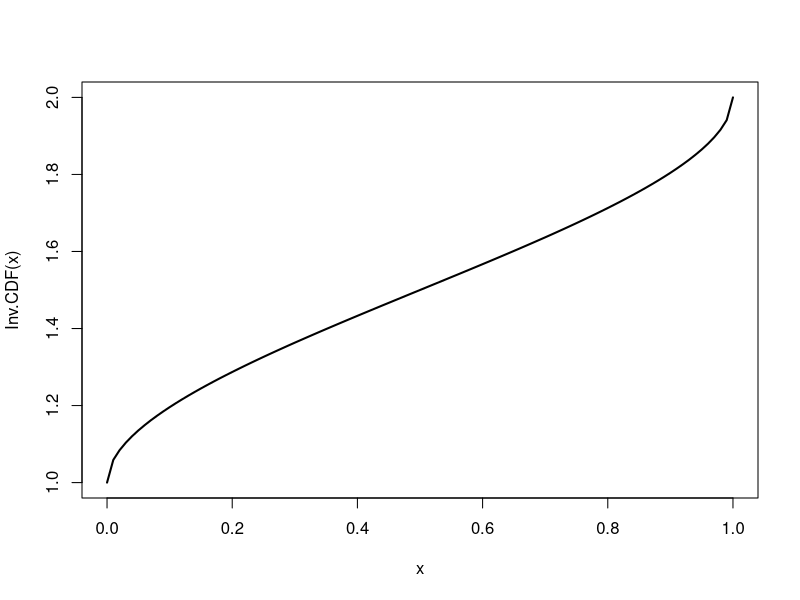
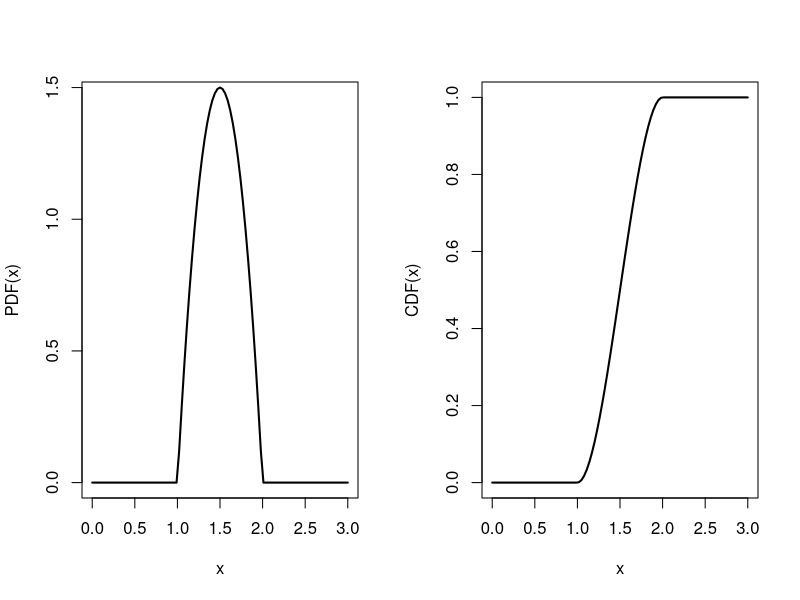
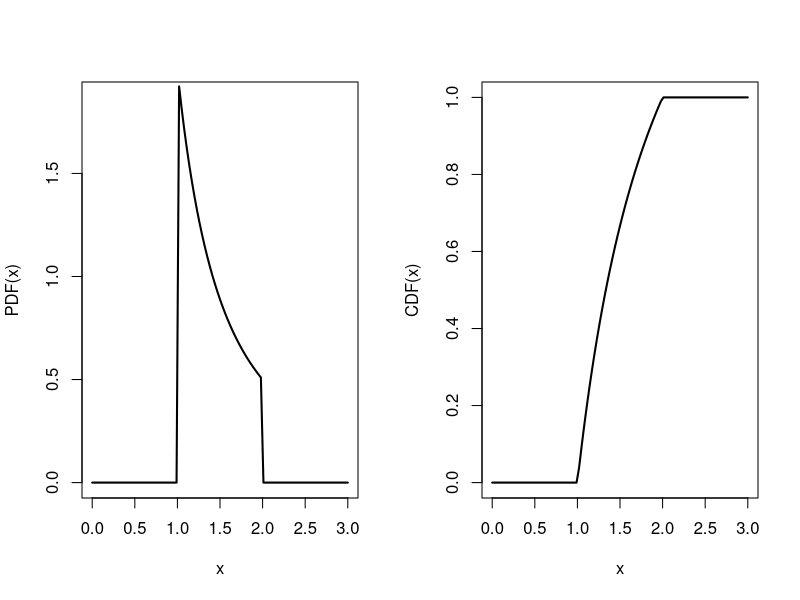
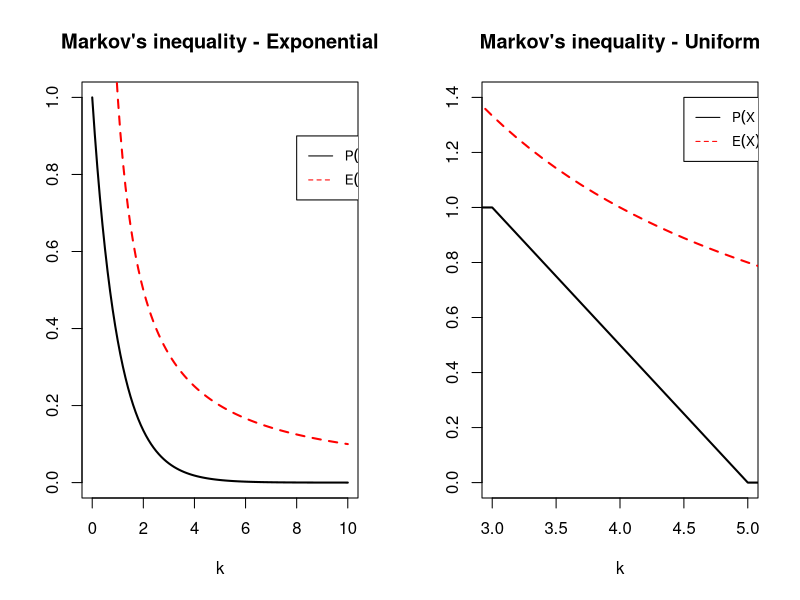
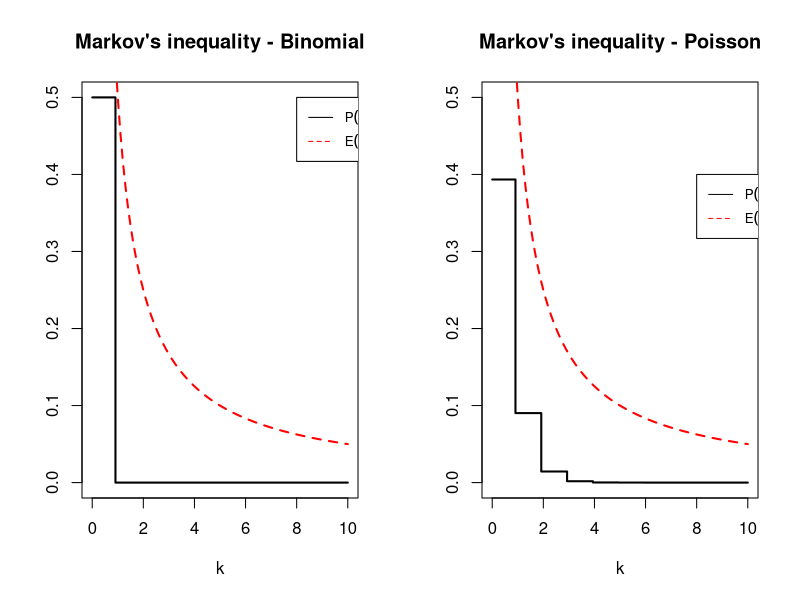
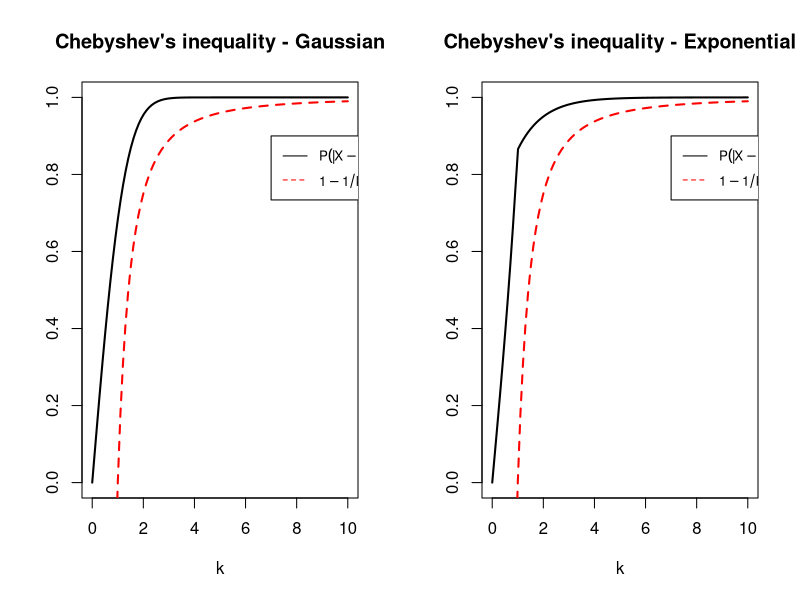
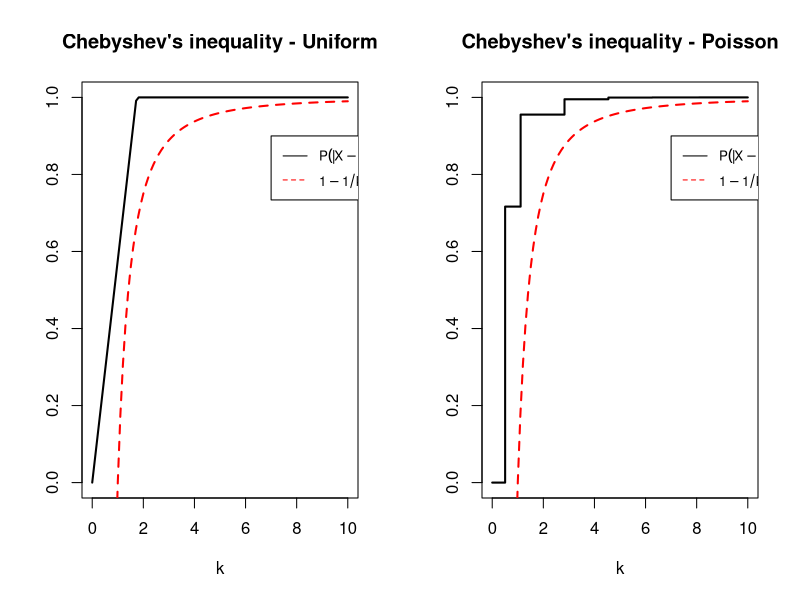

Write the R code that produced these figures, in order.
## ---- chunk 1
options(repr.plot.width=8, repr.plot.height=5) #set a common width/height for plots
## ---- chunk 2
f <- function(t) {
    return(ifelse(1 < t & t < 2, (t-1) * (2-t), 0))
}
## ---- chunk 3
inv_c <- integrate(f, 1, 2)
c <- 1 / inv_c[['value']]
sprintf("c is %.2f", c)
## ---- chunk 4
dfunc1 <- function(x) { #PDF
    return(ifelse(1 < x & x < 2, 6 * (x-1) * (2-x), 0))
}

pfunc1 <- function(q) { #CDF
    return(ifelse(q <= 1, 0,
           ifelse(1 < q & q < 2, -(q - 1)^2 * (2*q - 5), 1)))
}

qfunc1 <- function(p) { #Quantile
    roots <- sapply(p, function(pbar) uniroot(function(x, pbar) {pfunc1(x) - pbar}, c(1,2), pbar=pbar)$root )
    
    return(roots)
}

rfunc1 <- function(n) { #Random generation
    u <- runif(n)
    return(qfunc1(u))
}
## ---- chunk 5
xs = seq(0,1, length.out=20)
plot(xs, qfunc1(xs), "n", xlab='x', ylab='Inv.CDF(x)')
curve(qfunc1(x), from=0, to=1, lwd=2, col = 'black', lty=1, add=TRUE)
## ---- chunk 6
xs = seq(0,3, length.out=20)
par(mfrow=c(1,2))
plot(xs, dfunc1(xs), "n", xlab='x', ylab='PDF(x)')
curve(dfunc1(x), from=0, to=3, lwd=2, col = 'black', lty=1, add=TRUE)

plot(xs, pfunc1(xs), "n", xlab='x', ylab='CDF(x)')
curve(pfunc1(x), from=0, to=3, lwd=2, col = 'black', lty=1, add=TRUE)
## ---- chunk 7
p_more_72_min <- 1 - pfunc1(75/60)
sprintf("Probability of a student finishing the test in more than 75 minutes = 1 - CDF(75 min) = %.2f", p_more_72_min)

p_between_90_and_120 <- pfunc1(120/60) - pfunc1(90/60)
sprintf("Probability of a student finishing the test in [90, 120] min = CDF(120 min) - CDF(90 min) = %.2f", p_between_90_and_120)
## ---- chunk 8
dfunc2 <- function(x) { #PDF
    return(ifelse(1 < x & x < 2, 2 / (x^2), 0))
}

pfunc2 <- function(q) { #CDF
    return(ifelse(q <= 1, 0,
           ifelse(1 < q & q < 2, 2 - 2/q, 1)))
}

qfunc2 <- function(p) { #Quantile
    return(ifelse(0 < p & p < 1, 2 / (2 - p), NA))
}

rfunc2 <- function(n) { #Random generation
    u <- runif(n)
    return(qfunc2(u))
}
## ---- chunk 9
xs = seq(0,3, length.out=30)
par(mfrow=c(1,2))
plot(xs, dfunc2(xs), "n", xlab='x', ylab='PDF(x)')
curve(dfunc2(x), from=0, to=3, lwd=2, col = 'black', lty=1, add=TRUE)

plot(xs, pfunc2(xs), "n", xlab='x', ylab='CDF(x)')
curve(pfunc2(x), from=0, to=3, lwd=2, col = 'black', lty=1, add=TRUE)
## ---- chunk 10
p_less_15000 <- pfunc2(15000 / 10000)
sprintf("Probabilities of tires lasting less than 15000 km: %.2f", p_less_15000)
## ---- chunk 11
num <- 3000
samples <- rfunc2(num)

mean_value <- mean(samples)
mean_sq <- mean(samples^2)

variance <- mean_sq - mean_value^2

sprintf("Mean: %.2f; Variance: %.2f", mean_value, variance)
## ---- chunk 12
Gexp <- function(k) {
    return(1 - pexp(k, rate=1))
}

xs = seq(0, 10, length.out=100)
plot(xs, Gexp(xs), "n", xlab='k', ylab='', main="Markov's inequality - Exponential")
curve(Gexp, from=0, to=10, lwd=2, col = 'black', lty=1, add=TRUE)
curve(1/x, from=0, to=10, lwd=2, col = 'red', lty=2, add=TRUE)

legend(8, 0.9, legend=c(expression(P(X >= k)), expression(E(X) / k)),
       col=c("black", "red"), lty=c(1,2), cex=0.8, y.intersp=1.5)
## ---- chunk 13
Gunif <- function(k) {
    return(1 - punif(k, min=3, max=5))
}

xs = seq(3, 5, length.out=100)
plot(0, 0, "n", xlab='k', ylab='', main="Markov's inequality - Uniform", xlim=c(3,5), ylim=c(0,1.4))
curve(Gunif, from=0, to=10, lwd=2, col = 'black', lty=1, add=TRUE)
curve((3+5)/(2*x), from=0, to=10, lwd=2, col = 'red', lty=2, add=TRUE)

legend(4.5, 1.4, legend=c(expression(P(X >= k)), expression(E(X) / k)),
       col=c("black", "red"), lty=c(1,2), cex=0.8, y.intersp=1.5)
## ---- chunk 14
Gbinom <- function(k) {
    return(1 - pbinom(k, size = 1, prob = 1/2))
}

xs = seq(0, 10, length.out=100)
plot(xs, Gbinom(xs), "S", xlab='k', ylab='', main="Markov's inequality - Binomial", lwd=2)
#curve(Gbinom, from=0, to=10, lwd=2, col = 'black', lty=1, add=TRUE)
curve(1/(2*x), from=0, to=10, lwd=2, col = 'red', lty=2, add=TRUE)

legend(8, 0.5, legend=c(expression(P(X >= k)), expression(E(X) / k)),
       col=c("black", "red"), lty=c(1,2), cex=0.8, y.intersp=1.5)
## ---- chunk 15
Gpois <- function(k) {
    return(1 - ppois(k, lambda = 1/2))
}

xs = seq(0, 10, length.out=100)
plot(xs, Gpois(xs), "S", xlab='k', ylab='', main="Markov's inequality - Poisson", ylim=c(0,0.5), lwd=2)
curve(1/(2*x), from=0, to=10, lwd=2, col = 'red', lty=2, add=TRUE)

legend(8, 0.4, legend=c(expression(P(X >= k)), expression(E(X) / k)),
       col=c("black", "red"), lty=c(1,2), cex=0.8, y.intersp=1.5)
## ---- chunk 16
lhs <- function(func, k, mu, sigma, ...) {
    return(func(mu + k * sigma, ...) - func(mu - k * sigma, ...))
}
## ---- chunk 17
xs = seq(0, 10, length.out=100)
plot(xs, lhs(function(x) pnorm(x, mean=3, sd=5), xs, 3, 5), "l", col='black', xlab='k', ylab='',
     main="Chebyshev's inequality - Gaussian", lwd=2)
curve(1 - 1/(x^2), from=0, to=10, lwd=2, col = 'red', lty=2, add=TRUE)

legend(7, 0.9, legend=c(expression(P(abs(X- mu) < k * sigma)), expression(1 - 1/k^2)),
       col=c("black", "red"), lty=c(1,2), cex=0.8, y.intersp=1.5)
## ---- chunk 18
xs = seq(0, 10, length.out=100)
plot(xs, lhs(function(x) pexp(x, rate=1), xs, 1, 1), "l", col='black', xlab='k', ylab='', lwd=2,
     main="Chebyshev's inequality - Exponential")
curve(1 - 1/(x^2), from=0, to=10, lwd=2, col = 'red', lty=2, add=TRUE)

legend(7, 0.9, legend=c(expression(P(abs(X- mu) < k * sigma)), expression(1 - 1/k^2)),
       col=c("black", "red"), lty=c(1,2), cex=0.8, y.intersp=1.5)
## ---- chunk 19
sigma <- sqrt(2/3)
xs = seq(0, 10, length.out=100)
plot(xs, lhs(function(x) punif(x, min=1-sqrt(2), max=1+sqrt(2)), xs, 1, sigma), "l", col='black', xlab='k', ylab='',
     lwd = 2, main = "Chebyshev's inequality - Uniform")
curve(1 - 1/(x^2), from=0, to=10, lwd=2, col = 'red', lty=2, add=TRUE)

legend(7, 0.9, legend=c(expression(P(abs(X- mu) < k * sigma)), expression(1 - 1/k^2)),
       col=c("black", "red"), lty=c(1,2), cex=0.8, y.intersp=1.5)
## ---- chunk 20
sigma <- sqrt(1/3)
xs = seq(0, 10, length.out=100)
plot(xs, lhs(function(x) ppois(x, lambda=1/3), xs, 1/3, sigma), "S", col='black', xlab='k', ylab='', lwd=2,
     main = "Chebyshev's inequality - Poisson")
curve(1 - 1/(x^2), from=0, to=10, lwd=2, col = 'red', lty=2, add=TRUE)

legend(7, 0.9, legend=c(expression(P(abs(X- mu) < k * sigma)), expression(1 - 1/k^2)),
       col=c("black", "red"), lty=c(1,2), cex=0.8, y.intersp=1.5)
